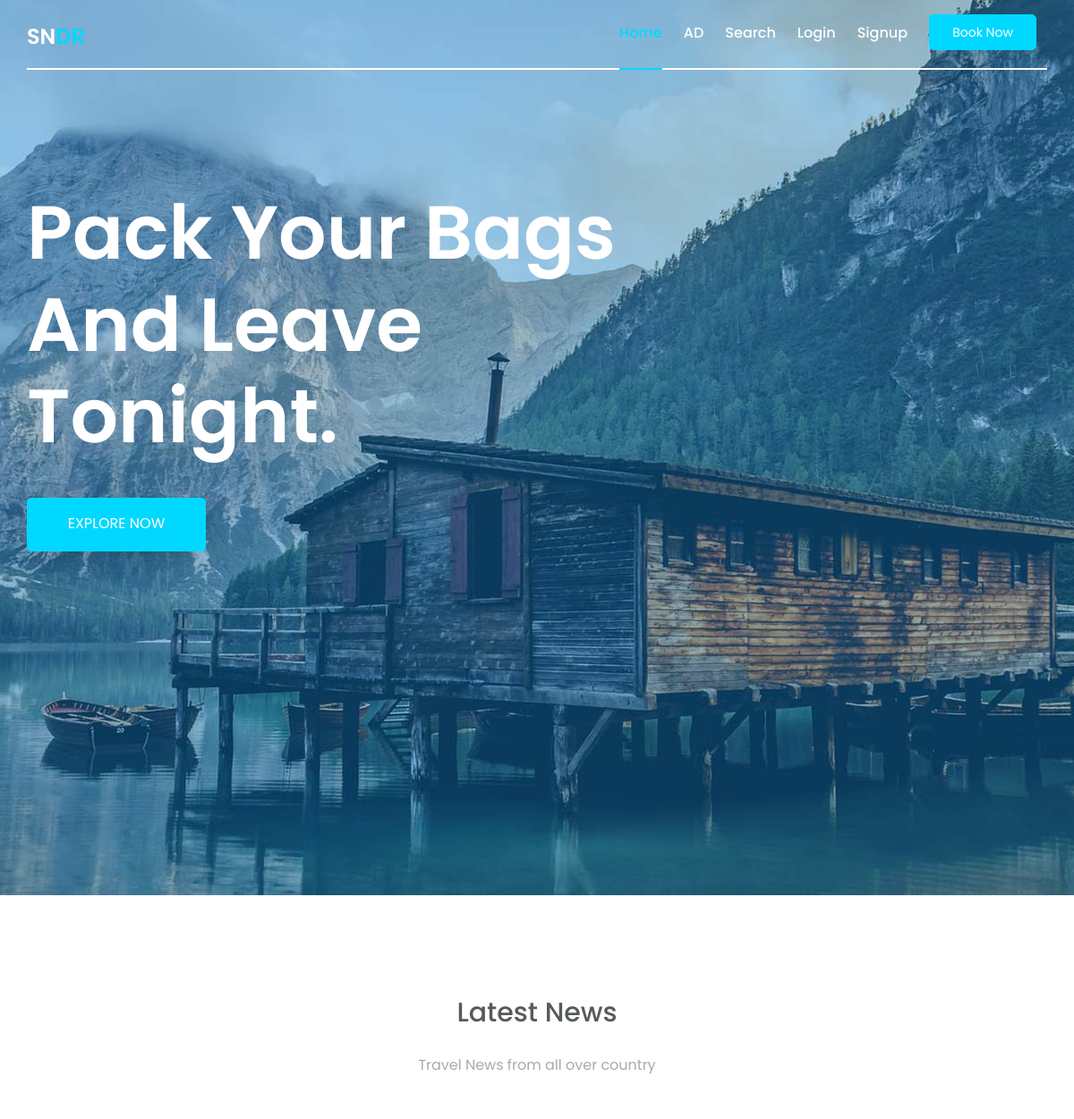
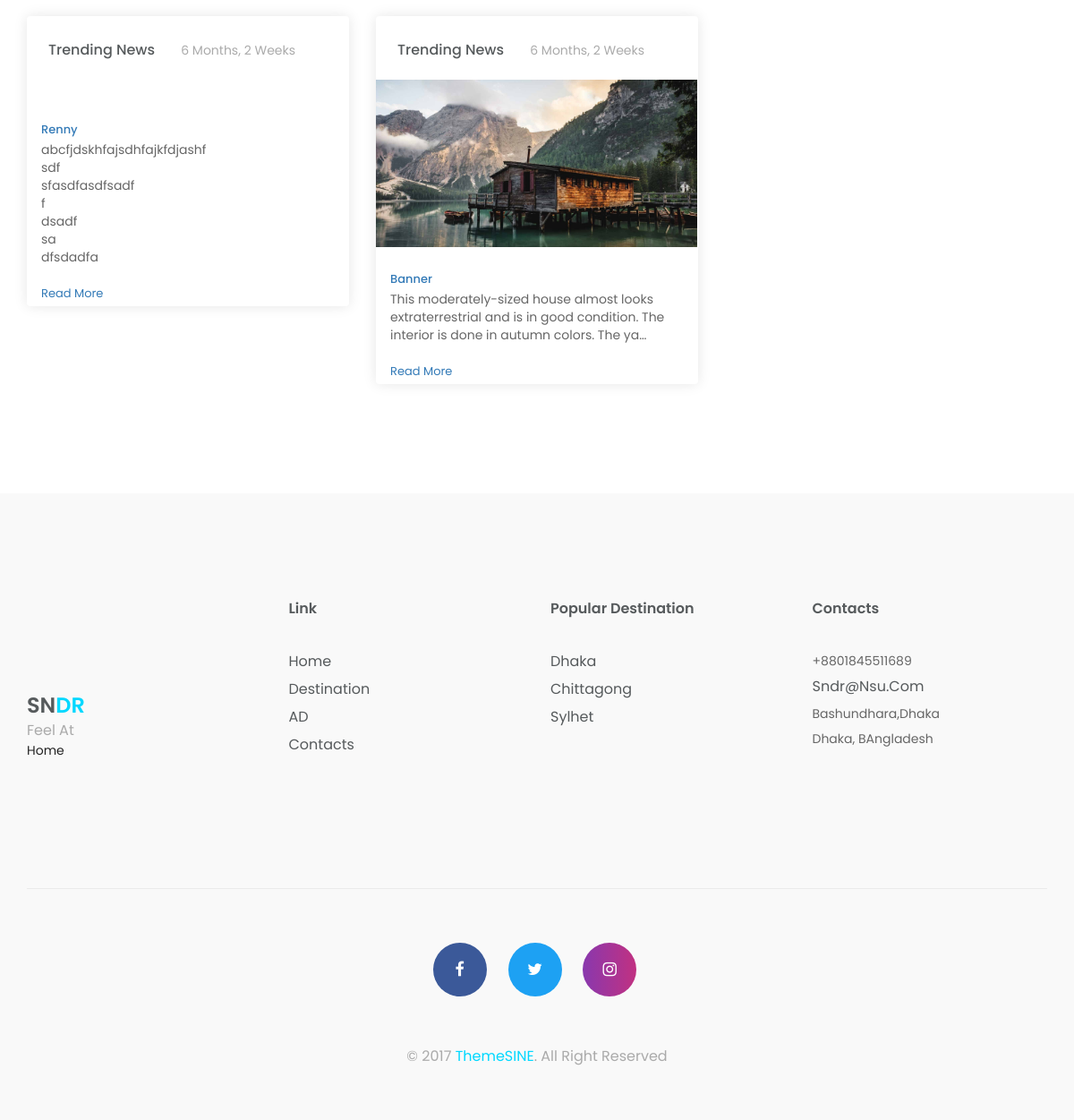
Page /properties/ on the committed database (2 pictures, top to bottom).
### properties/models.py (models this page shows, shortened)
class Ad(models.Model):
	host        =   models.ForeignKey(User, on_delete=models.CASCADE)
	image       =   models.ImageField(null=True , blank=True ,upload_to = upload_file_location)
	title       =   models.CharField(max_length=120)
	slug        =   models.SlugField(unique=True)
	updated     =   models.DateTimeField(auto_now=True, auto_now_add=False)
	content     =   models.TextField()
	timestamp   =   models.DateTimeField(auto_now=False,auto_now_add=True)
	class Meta :
		ordering = ["-timestamp","-updated"]

### properties/views.py (the view)
# urls.py: path('', AdListView.as_view(), name='ad_list'),
class AdListView(ListView):
    model   =   Ad
    paginate_by = 3

### properties/templates/properties/ad_list.html (shortened to what this page needs)
{% include 'nav.html' %}
		<section id="blog" class="blog">
			<div class="container">
				<div class="blog-details">
						<div class="gallary-header text-center">
							<h2>
								latest news
							</h2>
							<p>
								Travel News from all over country
							</p>
						</div>
						<div class="blog-content">
							<div class="row">
								{% for obj in object_list %}
								<div class="col-sm-4 col-md-4">
									<div class="thumbnail">
										<h2>trending news <span>{{ obj.updated|timesince }}</span></h2>
										<div class="thumbnail-img">
											{% if obj.image %}
												<img src="{{ obj.image.url }}"   alt="">
											{% endif %}
										</div>
											<div class="blog-txt">
												<h1>
													<a href="{{obj.slug}}">
														{{ obj.title }}
													</a>
												</h1>
												<p>
													  <p>{{obj.content|linebreaks|truncatechars:135}}
												</p>
											<br>	 <a href="{{obj.slug}}/">  Read More</a></p>
											</div>
									</div>
								</div>
														{% empty %}
														<li>No housing yet.</li>
														{% endfor %}
							</div>
						</div>
					</div>
				</div>
		</section>
{% include 'footer.html' %}

### static/assets/css/bootsnav.css (style rules this page uses)
body { -webkit-transition: all 0.3s ease-in-out; -moz-transition: all 0.3s ease-in-out; -o-transition: all 0.3s ease-in-out; -ms-transition: all 0.3s ease-in-out; transition: all 0.3s ease-in-out; }

### static/assets/css/style.css (style rules this page uses)
* { padding: 0; margin: 0; }
* { -webkit-box-sizing:border-box; -moz-box-sizing:border-box; -o-box-sizing:border-box; -ms-box-sizing:border-box; box-sizing:border-box; }
body { position: relative; font-size:14px; color: #222222; background: #fff; font-family: 'Poppins', sans-serif; max-width:1920px; margin:0 auto; overflow-x:hidden; }
a,a:hover,a:active,a:focus { display:inline-block; text-decoration:none; font-size:13px; padding:0; margin:0; }
h1,h2,h3,h4,h5,h6 { margin: 0; color:#222222; text-transform: capitalize; }
p { margin: 0; color:#666666; font-size:14px; }
img { border:none;max-width:100%; height:auto; }
html,body { height: 100%; z-index: 2; }
.gallary-header h2 { position:relative; color:#565a5c; font-size:30px; font-weight:500; text-transform:capitalize; font-family: 'Poppins', sans-serif; padding-bottom:14px; }
.gallary-header p { position:relative; color:#aaa; font-size:16px; font-family: 'Poppins', sans-serif; margin-top: 17px; }
.blog { background: #fff; padding: 115px 0 92px; }
.blog-content { margin-top: 66px; }
.blog-content .thumbnail { background:transparent; border:transparent; box-shadow: 0 0 15px rgba(0,0,0,.1); margin-bottom:30px; -webkit-transition: .5s; -moz-transition: .5s; -ms-transition: .5s; -o-transition: .5s; transition: .5s; }
.thumbnail h2 { padding: 25px 0 25px 20px; color:#565a5c; font-size:16px; font-family: 'Poppins', sans-serif; }
.thumbnail span { color:#aaa; font-size:14px; font-weight: normal; padding-left: 25px; font-family: 'Poppins', sans-serif; }
.thumbnail-img { position:relative; }
.blog-content .thumbnail .thumbnail-img img { max-width: 102%; margin-left: -4px; }
.blog-txt { margin-top:8px; margin-left:12px; }

### rows in the picture
Ad: updated "6 Months, 2 Weeks", title "Renny", content "abcfjdskhfajsdhfajkfdjashf sdf sfasdfasdfsadf f dsadf sa dfsdadfa"
Ad: updated "6 Months, 2 Weeks", image (picture), title "Banner", content "This moderately-sized house almost looks extraterrestrial and is in good condition. The interior is done in autumn colors. The ya…"
